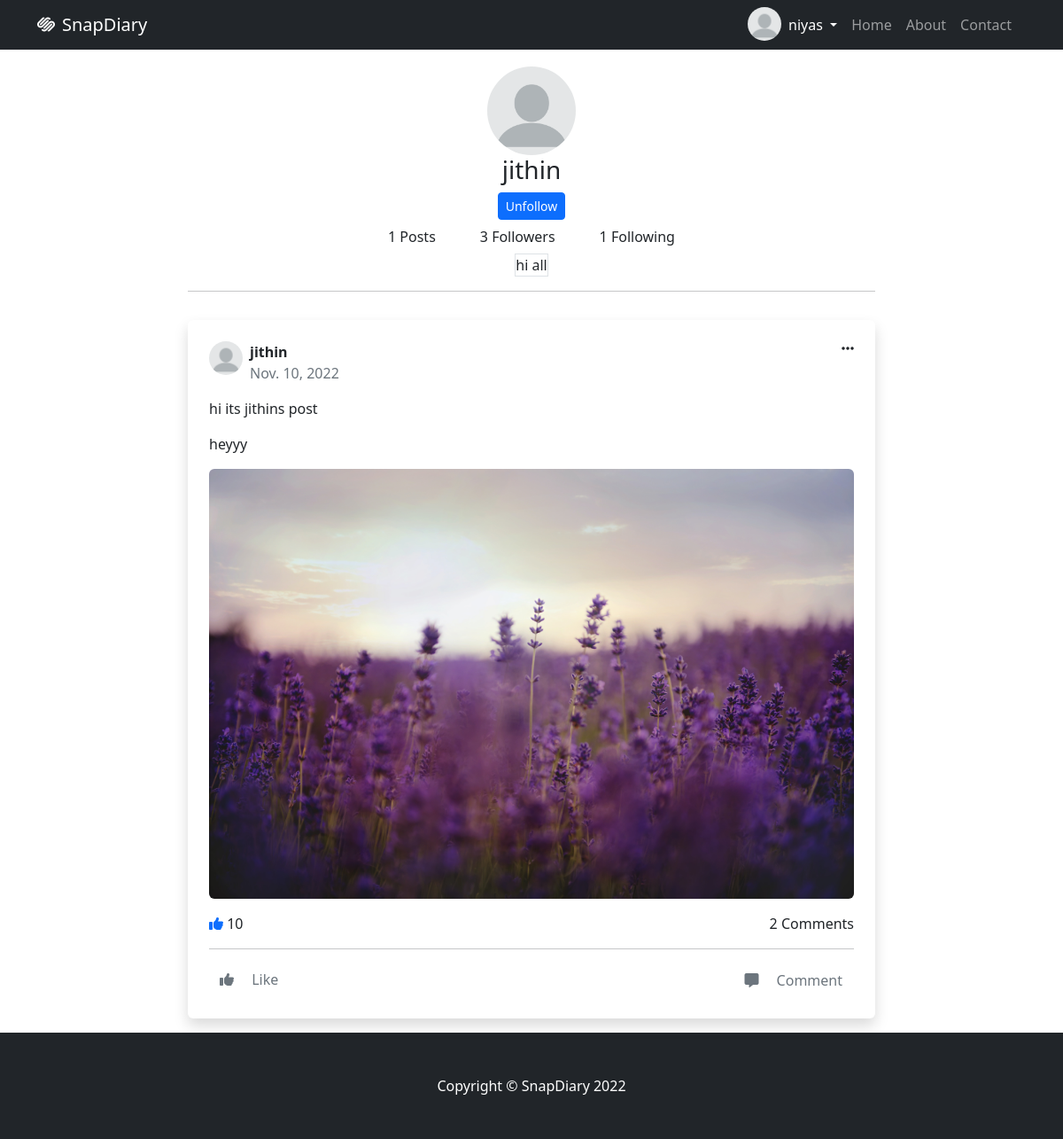
/users/3/ (signed in), run on the app's committed database.
### socialapp/models.py (models this page shows, shortened)
class Myuser(AbstractUser):
  profile_pic = models.ImageField(upload_to='profile', default='default/pro_pic.png')

class UserProfile(models.Model):
  user = models.OneToOneField(Myuser, on_delete=models.CASCADE, related_name='user_profile')
  bio = models.CharField(max_length=120, null=True, blank=True)
  mobile = models.CharField(max_length=12, null=True, blank=True)
  dob = models.DateField(null=True, blank=True)
  GENDER_CHOICES = (
    ('Male', 'Male'),
    ('Female', 'Female'),
    ('Others', 'Others')
  )
  gender = models.CharField(max_length=12, choices=GENDER_CHOICES, null=True, blank=True)
  following = models.ManyToManyField(Myuser, related_name='followinglist', blank=True)
  followers = models.ManyToManyField(Myuser, related_name='followerslist', blank=True)
  @property
  def get_followers(self):
    return self.followers.all()
  @property
  def get_followings(self):
    return self.following.all()

class Posts(models.Model):
  user = models.ForeignKey(Myuser, on_delete=models.CASCADE, related_name='my_post')
  title = models.CharField(max_length=120)
  description = models.CharField(max_length=200)
  post_image = models.ImageField(upload_to='post-images')
  posted_date = models.DateField(auto_now_add=True)
  liked_by = models.ManyToManyField(Myuser)

### socialapp/views.py (the view)
# urls.py: path('users/<int:id>/', views.others_profile_view, name='social-other-profile'),
@login_required
def others_profile_view(request, *args, **kwargs):
  id = kwargs.get('id')
  user = Myuser.objects.get(id=id)
  posts = user.my_post.all()
  return render(request, 'other-profile.html', {'other_user': user, 'otherposts': posts})

### socialapp/templates/other-profile.html (shortened to what this page needs)
{%extends 'base.html'%}
{%block body_block%}
<div class="container-fluid">
	<div class="row">
		<div class="col-2"></div>
		<div class="col-8" style="min-height: 100vh;">
			<div>
				<div class="d-flex justify-content-center">
					<div>
							<img
							src="{{other_user.profile_pic.url}}"
							class="rounded-circle  d-inline"
							alt="avatar"
							style="width: 100px; height: 100px; object-fit: cover"
							/>
					</div>
				</div>
				<div class="d-flex justify-content-center">
					<div>
						<h3>{{other_user}}</h3>
					</div>
				</div>
				{%if request.user.user_profile%}
					{%if other_user.user_profile%}
						<div class="d-flex justify-content-center">
							{%if other_user not in request.user.user_profile.get_followings%}
								<form action="{%url 'social-follow' other_user.id%}" method="post">
									{%csrf_token%}
									<input type="submit" value="Follow" class="btn btn-primary btn-sm">
								</form>
							{%else%}
								<form action="{%url 'social-unfollow' other_user.id%}" method="post">
									<input type="submit" value="Unfollow" class="btn btn-primary btn-sm">
								</form>
							{%endif%}
						</div>
					{%endif%}
				{%endif%}
				<div class="d-flex justify-content-center">
					{%if other_user.my_post.all%}
						<div>
							<a href="" class="btn me-4">{{other_user.my_post.count}} Posts</a>
						</div>
					{%else%}
						<div>
							<a href="" class="btn me-4">0 Posts</a>
						</div>
					{%endif%}
					<div>
						{%if other_user.user_profile%}
							<a href="" class="btn me-4">{{other_user.user_profile.get_followers.count}} Followers</a>
						{%else%}
							<a href="" class="btn me-4">0 Followers</a>
						{%endif%}
					</div>
					<div>
						{%if other_user.user_profile%}
							<a href="" class="btn">{{other_user.user_profile.get_followings.count}} Following</a>
						{%else%}
							<a href="" class="btn me-4">0 Following</a>
						{%endif%}
					</div>
				</div>
				<div class="d-flex justify-content-center">
					{%if other_user.user_profile.bio%}
					<div class="border">
						{{other_user.user_profile.bio}}
					</div>
					{%endif%}
				</div>
				<hr>
				{%if otherposts%}
				{%for post in otherposts%}
				<div class="d-flex justify-content-center">
					<div class="bg-white p-4 rounded shadow mt-3 mb-3">
						<div class="d-flex justify-content-between">
								<div class="d-flex">
										<img
												src="{{post.user.profile_pic.url}}"
												alt="avatar"
												class="rounded-circle me-2"
												style="width: 38px; height: 38px; object-fit: cover"
										/>
										<div>
												<p class="m-0 fw-bold">{{post.user}}</p>
												<span class="text-muted fs-7">{{post.posted_date}}</span>
										</div>
								</div>
								<i
								class="fas fa-ellipsis-h"
								type="button"
								id="post1Menu"
								data-bs-toggle="dropdown"
								aria-expanded="false"
								>
								</i>
						</div>
						<div class="mt-3">
								<div>
										<p>
												{{post.title}}
										</p>
										<p>
												{{post.description}}
										</p>
										<img
												src="{{post.post_image.url}}"
												alt="post image"
												class="img-fluid rounded"
										/>
								</div>
								<div class="mt-3 d-flex justify-content-between">
										<div><i class="text-primary fas fa-thumbs-up"></i> 10</div>
										<div>2 Comments</i></div>
								</div>
								<hr>
								<div class="d-flex justify-content-between">
										<div>
												<a href="" class="btn text-muted" style="border: none;">
														<i class="fas fa-thumbs-up me-3"></i>
														<span class="m-0">Like</span>
												</a>
										</div>
										<div>
												<a class="btn text-muted" data-bs-toggle="collapse" href="#collapseExample" role="button" aria-expanded="false" aria-controls="collapseExample">
														<i class="fas fa-comment-alt me-3"></i>
														<span class="m-0">Comment</span>
												</a>
										</div>
								</div>
						</div>
				</div>
				</div>
				{%endfor%}
				{%else%}
					<p>No Posts Yet</p>
				{%endif%}
			</div>
		</div>
		<div class="col-2"></div>
	</div>
</div>
{%endblock%}

### socialapp/templates/base.html (shortened to what this page needs)
<!DOCTYPE html>
{%load static%}
<html lang="en">
    <head>
        <link href={%static 'css/styles.css'%} rel="stylesheet" />
        <link href={%static 'css/nav.css'%} rel="stylesheet">
        <link rel="stylesheet" href="https://cdnjs.cloudflare.com/ajax/libs/font-awesome/6.2.0/css/all.min.css" />
        <link href="https://cdn.jsdelivr.net/npm/bootstrap@5.2.2/dist/css/bootstrap.min.css" rel="stylesheet">
    </head>
    <body>
        <nav class="navbar navbar-expand-lg navbar-dark bg-dark position-fixed-bottom">
            <div class="container">
                <a class="navbar-brand" href="{%url 'social-home'%}"><i class="fa-brands fa-squarespace me-2"></i>SnapDiary</a>
                <div class="collapse navbar-collapse" id="navbarSupportedContent">
                    <ul class="navbar-nav ms-auto mb-2 mb-lg-0">
                      <img
                      src="{{request.user.profile_pic.url}}"
                      class="rounded-circle  d-inline"
                      alt="avatar"
                      style="width: 38px; height: 38px; object-fit: cover"
                      />
                      <li class="nav-item dropdown">
                        <a class="nav-link dropdown-toggle active" href="#" role="button" data-bs-toggle="dropdown" aria-expanded="false">
                          {{request.user}}
                        </a>
                      </li>
                      <li class="nav-item"><a class="nav-link" href="{%url 'social-home'%}">Home</a></li>
                      <li class="nav-item"><a class="nav-link" href="#!">About</a></li>
                      <li class="nav-item me-2"><a class="nav-link" href="#!">Contact</a></li>
                    </ul>
                </div>
            </div>
        </nav>
        {%block body_block%}
        {%endblock%}
        <footer class="py-5 bg-dark">
            <div class="container"><p class="m-0 text-center text-white">Copyright &copy; SnapDiary 2022</p></div>
        </footer>
    </body>
</html>

### socialapp/static/css/nav.css (style rules this page uses)
.navbar { position:fixed !important; width:100%; z-index: 1000000; top:0; }
body { padding-top:75px; }

### data on the page
Myuser: user.profile_pic (picture), user "niyas"
Myuser: profile_pic (picture), username "jithin", my_post.count "1", user_profile.get_followers.count "3", user_profile.get_followings.count "1", user_profile.bio "hi all"
Posts: user.profile_pic (picture), user "jithin", posted_date "Nov. 10, 2022", title "hi its jithins post", description "heyyy", post_image (picture)
